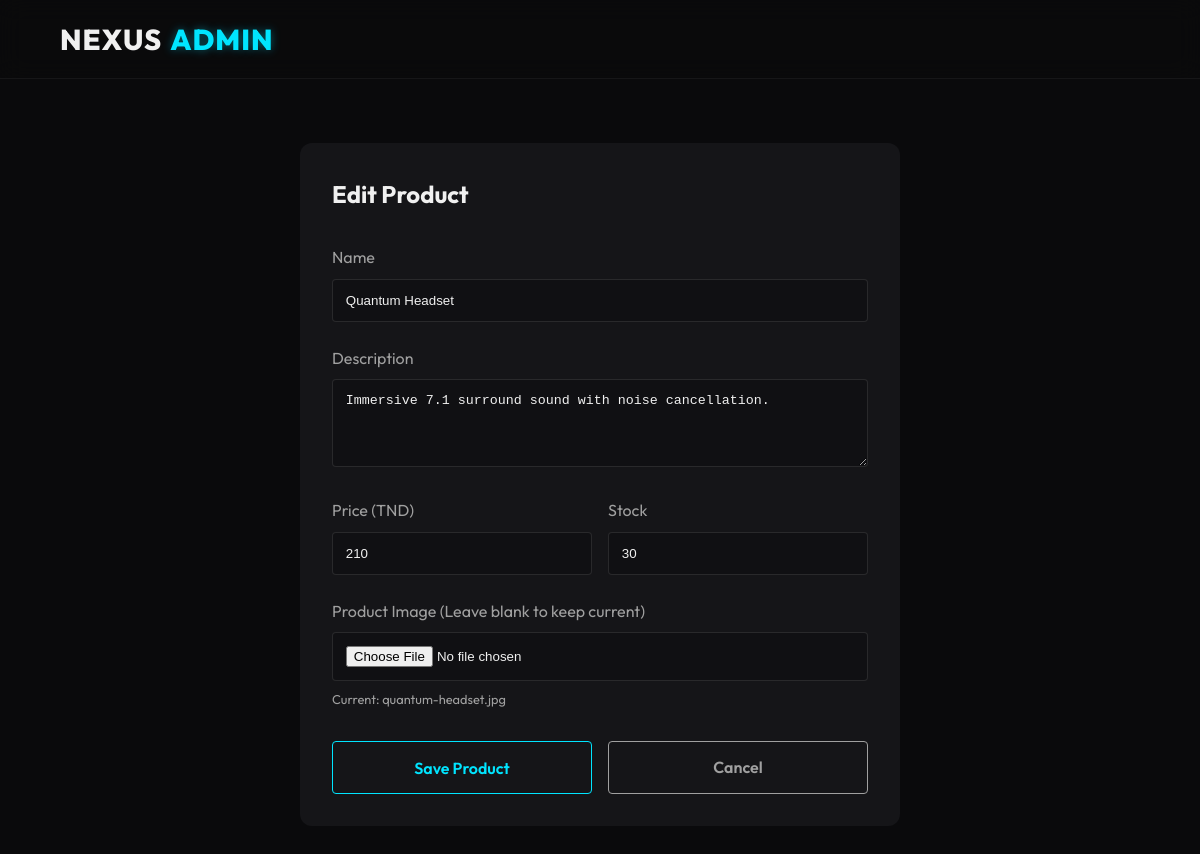
Screenshot of /Public/index.php/admin/edit?id=3 (signed in) with the database file from the repository.
### tables this page shows
CREATE TABLE IF NOT EXISTS products (
    id INT AUTO_INCREMENT PRIMARY KEY,
    name VARCHAR(255) NOT NULL,
    description TEXT,
    price DECIMAL(10, 2) NOT NULL,
    image_url VARCHAR(255) DEFAULT NULL,
    stock INT DEFAULT 0,
    created_at TIMESTAMP DEFAULT CURRENT_TIMESTAMP,
    updated_at TIMESTAMP DEFAULT CURRENT_TIMESTAMP ON UPDATE CURRENT_TIMESTAMP
);

### Controllers/AdminController.php (called while the page is built, shortened)
<?php
class AdminController extends BaseController
{
    private ProductManager $productManager;
    public function __construct()
    {
        $this->productManager = new ProductManager();
    }
    public function edit(): void
    {
        $id = (int)($_GET['id'] ?? 0);
        $product = $this->productManager->getById($id);
        $this->render('admin/product_form', [
            'title' => 'Edit Product',
            'product' => $product
        ]);
    }
}

### Config/Database.php (called while the page is built, shortened)
<?php
class Database
{
    private static ?Database $instance = null;
    private ?PDO $connection = null;
    private string $host = '127.0.0.1';
    private string $db_name = 'ecommerce_db';
    private string $username = 'root';
    private string $password = '';
    private function __construct()
    {
        $dsn = "mysql:host={$this->host};dbname={$this->db_name};charset=utf8mb4";
        $options = [
            PDO::ATTR_ERRMODE            => PDO::ERRMODE_EXCEPTION,
            PDO::ATTR_DEFAULT_FETCH_MODE => PDO::FETCH_ASSOC,
            PDO::ATTR_EMULATE_PREPARES   => false,
        ];
        try {
            $this->connection = new PDO($dsn, $this->username, $this->password, $options);
        } catch (PDOException $e) {
            die("Database Connection Error: " . $e->getMessage());
        }
    }
    public static function getInstance(): Database
    {
        if (self::$instance === null) {
            self::$instance = new Database();
        }
        return self::$instance;
    }
    public function getConnection(): PDO
    {
        return $this->connection;
    }
}

### Models/Managers/ProductManager.php (called while the page is built, shortened)
<?php
class ProductManager
{
    private PDO $db;
    public function __construct()
    {
        $this->db = Database::getInstance()->getConnection();
    }
    public function getById(int $id): ?Product
    {
        $stmt = $this->db->prepare("SELECT * FROM products WHERE id = :id");
        $stmt->execute(['id' => $id]);
        $row = $stmt->fetch();
        if ($row) {
            return $this->hydrate($row);
        }
        return null;
    }
    private function hydrate(array $data): Product
    {
        $product = new Product();
        if (isset($data['id'])) $product->setId((int)$data['id']);
        if (isset($data['name'])) $product->setName($data['name']);
        if (isset($data['description'])) $product->setDescription($data['description']);
        if (isset($data['price'])) $product->setPrice((float)$data['price']);
        if (isset($data['image_url'])) $product->setImageUrl($data['image_url']);
        if (isset($data['stock'])) $product->setStock((int)$data['stock']);
        if (isset($data['created_at'])) $product->setCreatedAt($data['created_at']);
        if (isset($data['updated_at'])) $product->setUpdatedAt($data['updated_at']);
        return $product;
    }
}

### Models/Entities/Product.php (called while the page is built, shortened)
<?php
class Product
{
    private ?int $id = null;
    private ?string $name = null;
    private ?string $description = null;
    private ?float $price = null;
    private ?string $image_url = null;
    private ?int $stock = 0;
    public function getId(): ?int { return $this->id; }
    public function getName(): ?string { return $this->name; }
    public function getDescription(): ?string { return $this->description; }
    public function getPrice(): ?float { return $this->price; }
    public function getImageUrl(): ?string { return $this->image_url; }
    public function getStock(): ?int { return $this->stock; }
    public function setId(?int $id): self { $this->id = $id; return $this; }
    public function setName(string $name): self { $this->name = $name; return $this; }
    public function setDescription(?string $description): self { $this->description = $description; return $this; }
    public function setPrice(float $price): self { $this->price = $price; return $this; }
    public function setImageUrl(?string $image_url): self { $this->image_url = $image_url; return $this; }
    public function setStock(int $stock): self { $this->stock = $stock; return $this; }
    public function setCreatedAt(string $created_at): self { $this->created_at = $created_at; return $this; }
    public function setUpdatedAt(string $updated_at): self { $this->updated_at = $updated_at; return $this; }
}

### Views/admin/product_form.php (the view, shortened to what this page needs)
<!DOCTYPE html>
<html lang="en">
<head>
    <link rel="stylesheet" href="/projet2/Public/assets/css/style.css">
</head>
<body>
    <header class="site-header">
        <a href="/projet2/Public/index.php/admin/index" class="brand-logo">NEXUS <span>ADMIN</span></a>
    </header>
    <main class="container">
        <div class="form-container">
            <h2 style="margin-bottom: 2rem;"><?= htmlspecialchars($title) ?></h2>
            <?php $isEdit = $product->getId() !== null; ?>
            <form action="/projet2/Public/index.php/admin/<?= $isEdit ? 'update' : 'store' ?>" method="POST" enctype="multipart/form-data">
                <div class="form-group">
                    <label>Name</label>
                    <input type="text" name="name" class="form-control" value="<?= htmlspecialchars($product->getName() ?? '') ?>" required>
                </div>
                <div class="form-group">
                    <label>Description</label>
                    <textarea name="description" class="form-control" rows="4" required><?= htmlspecialchars($product->getDescription() ?? '') ?></textarea>
                </div>
                <div style="display: grid; grid-template-columns: 1fr 1fr; gap: 1rem;">
                    <div class="form-group">
                        <label>Price (TND)</label>
                        <input type="number" step="0.01" name="price" class="form-control" value="<?= htmlspecialchars((string)($product->getPrice() ?? '')) ?>" required>
                    </div>
                    <div class="form-group">
                        <label>Stock</label>
                        <input type="number" name="stock" class="form-control" value="<?= htmlspecialchars((string)($product->getStock() ?? '')) ?>" required>
                    </div>
                </div>
                <div class="form-group">
                    <label>Product Image (Leave blank to keep current)</label>
                    <input type="file" name="image" class="form-control" accept="image/jpeg, image/png, image/webp">
                    <?php if ($product->getImageUrl()): ?>
                        <p style="margin-top: 0.5rem; font-size: 0.8rem; color: var(--text-muted);">Current: <?= htmlspecialchars(basename($product->getImageUrl())) ?></p>
                    <?php endif; ?>
                </div>
                <div style="display: flex; gap: 1rem; margin-top: 2rem;">
                    <button type="submit" class="btn btn-primary" style="flex: 1;">Save Product</button>
                    <a href="/projet2/Public/index.php/admin/index" class="btn" style="flex: 1; text-align: center; border: 1px solid var(--text-muted); color: var(--text-muted);">Cancel</a>
                </div>
            </form>
        </div>
    </main>
</body>
</html>

### Public/assets/css/style.css (style rules this page uses)
:root { --bg-dark: #0a0a0c; --bg-card: #151518; --bg-card-hover: #1e1e24; --text-main: #f0f0f0; --text-muted: #a0a0a0; --accent-neon: #00E5FF; --accent-neon-glow: rgba(0, 229, 255, 0.4); --font-family: 'Outfit', sans-serif; --transition-fast: 0.2s ease; --transition-smooth: 0.3s cubic-bezier(0.4, 0, 0.2, 1); }
* { margin: 0; padding: 0; box-sizing: border-box; }
body { background-color: var(--bg-dark); color: var(--text-main); font-family: var(--font-family); line-height: 1.6; overflow-x: hidden; }
.site-header { background: rgba(10, 10, 12, 0.8); backdrop-filter: blur(12px); border-bottom: 1px solid rgba(255, 255, 255, 0.05); position: sticky; top: 0; z-index: 100; padding: 1rem 5%; display: flex; justify-content: space-between; align-items: center; }
.brand-logo { font-size: 1.8rem; font-weight: 800; color: var(--text-main); text-decoration: none; letter-spacing: 1px; display: flex; align-items: center; gap: 0.5rem; }
.brand-logo span { color: var(--accent-neon); text-shadow: 0 0 10px var(--accent-neon-glow); }
.btn { display: inline-block; padding: 0.8rem 2rem; font-family: var(--font-family); font-size: 1rem; font-weight: 600; text-decoration: none; border: none; border-radius: 4px; cursor: pointer; transition: var(--transition-smooth); }
.btn-primary { background: transparent; color: var(--accent-neon); border: 1px solid var(--accent-neon); box-shadow: 0 0 15px transparent; }
.container { max-width: 1200px; margin: 0 auto; padding: 2rem 5%; }

### Views/admin/product_form.php (style rules this page uses)
.form-container { max-width: 600px; margin: 2rem auto; background: var(--bg-card); padding: 2rem; border-radius: 12px; }
.form-group { margin-bottom: 1.5rem; }
.form-group label { display: block; margin-bottom: 0.5rem; color: var(--text-muted); }
.form-control { width: 100%; padding: 0.8rem; background: rgba(0,0,0,0.2); border: 1px solid rgba(255,255,255,0.1); color: var(--text-main); border-radius: 4px; }

### rows the page displays
products: name "Quantum Headset", description "Immersive 7.1 surround sound with noise cancellation.", price "210", stock "30", image_url "quantum-headset.jpg"

### other values shown
$title "Edit Product"
